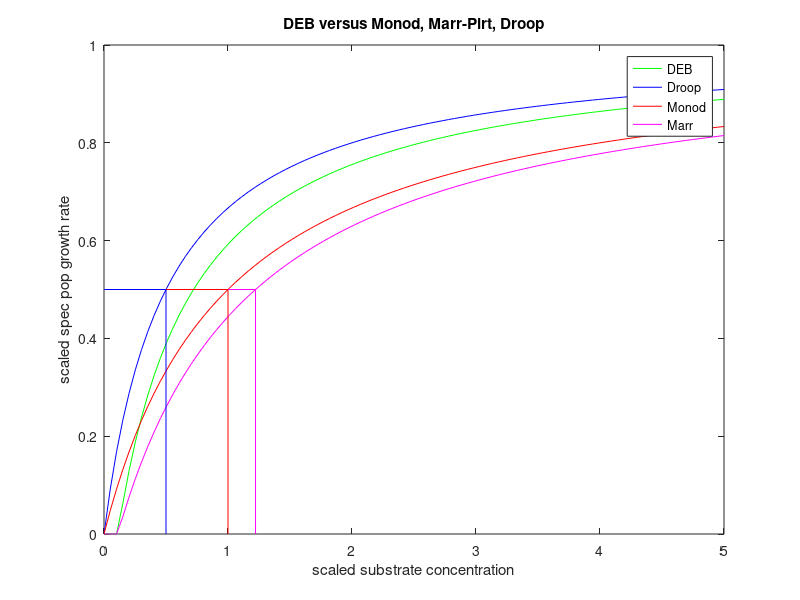

The MATLAB script that drew this image:
%% fig:MMDD
%% out:mumpdd

%% DEB (for V1-morphs) versus Monod, Marr-Pirt, Droop

x = linspace(0, 5, 100)';
xrMonod = [x, x ./ (1 + x)];
g = 1; G = g/(1 + g); xrDroop = [x, max(0,x ./ (x + G))];
ld = .1; xrMarr = [x, max(0,(x - ld /(1 - ld)) ./ (x + 1))]; 
xrDEB = [x, max(0,(x - ld/(1 - ld)) ./ (x + g/(1 + g)))];

%% gset term postscript color solid "Times-Roman" 35
%% gset output "mumpdd.ps"

plot(xrDEB(:,1), xrDEB(:,2), '-g', ...
     xrDroop(:,1), xrDroop(:,2), '-b', ...
     xrMonod(:,1), xrMonod(:,2), '-r', ...
     xrMarr(:,1), xrMarr(:,2), '-m', ...
    [0 .5 .5], [.5 .5 0], '-b', ...
    [.5 1 1], [.5 .5 0], '-r', ...
    [1 1.222 1.222], [.5 .5 0], '-m')
legend('DEB', 'Droop', 'Monod', 'Marr')
title('DEB versus Monod, Marr-Pirt, Droop')
xlabel('scaled substrate concentration')
ylabel('scaled spec pop growth rate')